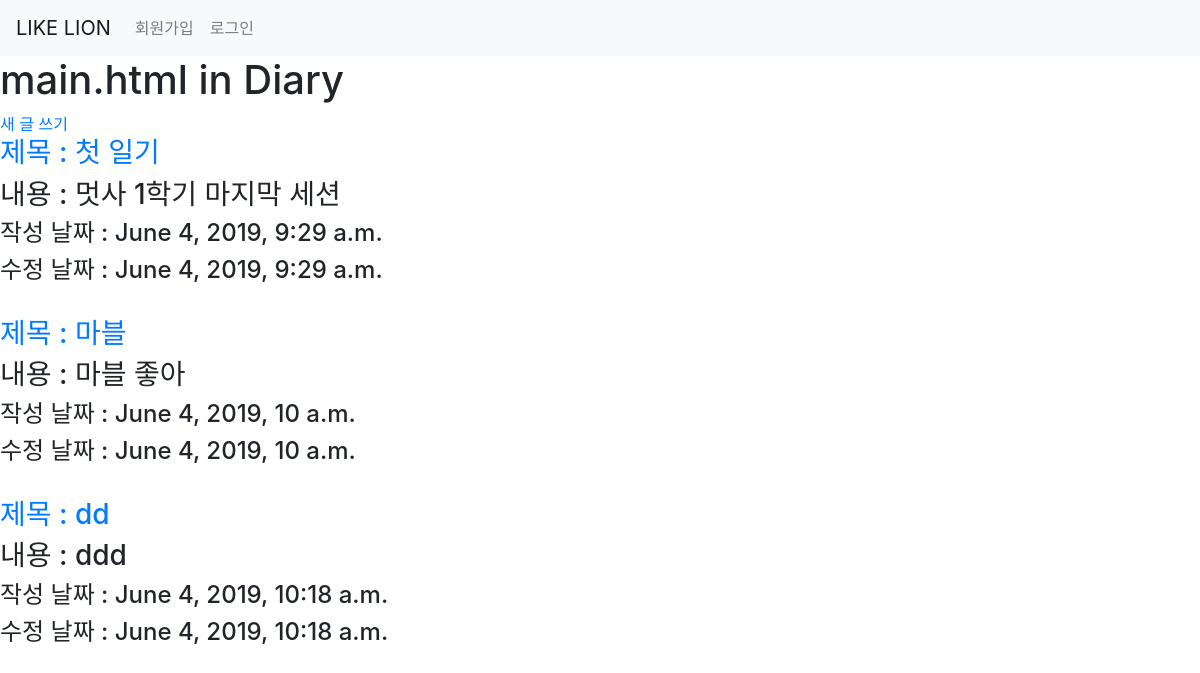
The page / on the database its author committed.
### diaryapp/models.py (models this page shows, shortened)
class Post(models.Model):
    title = models.CharField(max_length=200)
    content = models.TextField(null=True,blank=True)
    created_at = models.DateTimeField(auto_now_add = True) # 만든 날짜
    updated_at = models.DateTimeField(auto_now = True) # 수정 날짜
    pic = models.ImageField(upload_to = 'images/',null=True) #사진
    def summary(self):
        return self.content[:20]

### diaryapp/views.py (the view)
# urls.py: path('', diaryapp.views.main, name='main'),
def main(request):
    posts = Post.objects
    return render(request, 'main.html', {'posts': posts})

### diaryapp/templates/main.html (shortened to what this page needs)
{% extends 'base.html' %}
{% block content %}
<h1>main.html in Diary</h1>
<a href="{% url 'postcreate' %}">새 글 쓰기</a>
{% for post in posts.all %}
    <h3><a href="{% url 'show' post.id %}">제목 : {{ post.title }}</a></h3>
    <h3>내용 : {{ post.summary }}</h3>
    <h4>작성 날짜 : {{ post.created_at }}</h4>
    <h4>수정 날짜 : {{ post.updated_at }}</h4>
{% endfor %}
{% endblock %}

### reviewproject/templates/base.html (shortened to what this page needs)
{% load bootstrap4 %}
{% bootstrap_css %}
<nav class="navbar navbar-expand-lg navbar-light bg-light">
    <a class="navbar-brand" href="{% url 'main' %}">LIKE LION</a>
    <div class="collapse navbar-collapse" id="navbarNavAltMarkup">
      <div class="navbar-nav">
        {% if user.is_authenticated %}
        <li class="nav-item dropdown">
            <a class="nav-link dropdown-toggle" id="navbarDropdown" role="button" data-toggle="dropdown"
                 aria-haspopup="true" aria-expanded="false">환영합니다. {{ user.username }} 님!</a>
            <div class="dropdown-menu" aria-labelledby="navbarDropdown">
            <a class="dropdown-item" href="javascript:{document.getElementById('logout').submit()}">로그아웃</a>
            <form id="logout" method="POST" action="{% url 'logout' %}">
                 {% csrf_token %} <input type="hidden" />
            </form>
            </div>
        </li>
        {% else %}
        <a class="nav-item nav-link" href="{% url 'signup' %}">회원가입</a>
        <a class="nav-item nav-link" href="{% url 'login' %}">로그인</a>
        {% endif %}
       </div>
    </div>
</nav>
{% block content %}
{% endblock %}

### rows shown on the page
Post: title "첫 일기", summary "멋사 1학기 마지막 세션", created_at "June 4, 2019, 9:29 a.m.", updated_at "June 4, 2019, 9:29 a.m."
Post: title "마블", summary "마블 좋아", created_at "June 4, 2019, 10 a.m.", updated_at "June 4, 2019, 10 a.m."
Post: title "dd", summary "ddd", created_at "June 4, 2019, 10:18 a.m.", updated_at "June 4, 2019, 10:18 a.m."
